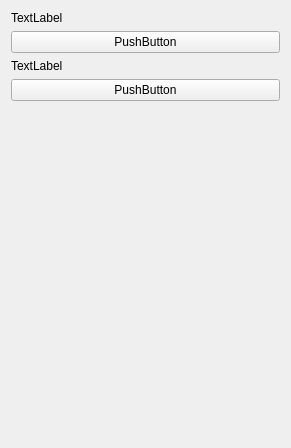
              <widget class="QWidget" name="scrollAreaWidgetContents_3">
               <property name="geometry">
                <rect>
                 <x>0</x>
                 <y>0</y>
                 <width>291</width>
                 <height>448</height>
                </rect>
               </property>
               <layout class="QVBoxLayout" name="verticalLayout_9">
                <item>
                 <widget class="QLabel" name="dataExpense1">
                  <property name="text">
                   <string>TextLabel</string>
                  </property>
                 </widget>
                </item>
                <item>
                 <widget class="QPushButton" name="expense1">
                  <property name="text">
                   <string>PushButton</string>
                  </property>
                 </widget>
                </item>
                <item>
                 <widget class="QLabel" name="dataExpense2">
                  <property name="text">
                   <string>TextLabel</string>
                  </property>
                 </widget>
                </item>
                <item>
                 <widget class="QPushButton" name="expense2">
                  <property name="text">
                   <string>PushButton</string>
                  </property>
                 </widget>
                </item>
                <item>
                 <spacer name="verticalSpacer_6">
                  <property name="orientation">
                   <enum>Qt::Orientation::Vertical</enum>
                  </property>
                  <property name="sizeHint" stdset="0">
                   <size>
                    <width>20</width>
                    <height>40</height>
                   </size>
                  </property>
                 </spacer>
                </item>
               </layout>
              </widget>
